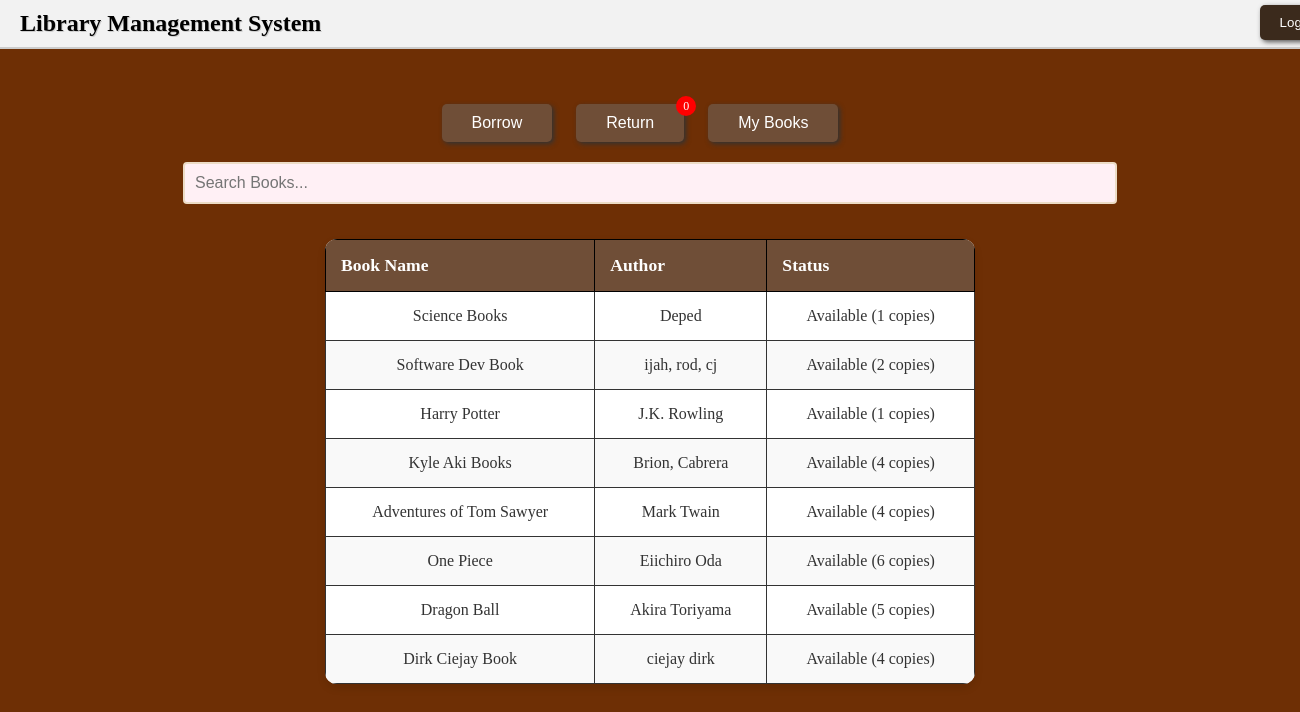
The page /member/homepage (signed in) on the database its author committed.
### website/models.py (models this page shows, shortened)
class Book(db.Model):
    id = db.Column(db.Integer, primary_key=True)
    title = db.Column(db.String(255), nullable=False)
    author = db.Column(db.String(255), nullable=False)
    isbn = db.Column(db.String(20), unique=True, nullable=False)
    available_copies = db.Column(db.Integer, default=1)

### website/views.py (the view)
@views.route('/member/homepage')
@login_required
def member_homepage():
    books = Book.query.all()
    borrowed_books = BorrowRecord.query.filter_by(user_id=current_user.id, returned=False).all()
    borrowed_count = len(borrowed_books)
    return render_template('member_home.html', books=books, borrowed_books=borrowed_books, borrowed_count=borrowed_count)

### website/__init__.py (called while the page is built)
def create_app():
    app = Flask(__name__)
    app.config["SECRET_KEY"] = 'aobwduiao'
    app.config['SQLALCHEMY_DATABASE_URI'] = f'sqlite:///library.db'
    db.init_app(app)
    migrate.init_app(app, db)
    bcrypt.init_app(app)
    login_manager.init_app(app)
    @login_manager.user_loader
    def load_user(user_id):
        return User.query.get(int(user_id))
    from .auth import auth
    app.register_blueprint(auth)
    from .views import views
    app.register_blueprint(views)
    with app.app_context():
        try:
            with db.engine.connect() as connection:
                connection.execute(text("SELECT 1"))
            print("Database connection successful!")
        except Exception as e:
            print(f"Database connection failed: {e}")
    create_database(app)
    return app

### website/templates/member_home.html (shortened to what this page needs)
{% extends "base.html" %}
{% block content %}
  <div class="container-member">
    <div class="header2">
      <h1>Library Management System</h1>
    </div>
    <button class="logout-btns" onclick="popLogout()">Logout</button>
    <div class="actions">
      <button class="action-btn" onclick="showBorrowBooks()">Borrow</button>
      <div class="button-container">
        <button class="action-btn" onclick="popReturn()">Return</button>
        <span class="badge" id="borrowBadge">{{ borrowed_count }}</span>
      </div>
      <button class="action-btn" onclick="showMyBooks()">My Books</button>
    </div>
    <div class="search-bar-member" style="margin-top: 20px;">
      <input type="text" id="searchInput" placeholder="Search Books..." onkeyup="searchBooks()">
    </div>
    <div class="table-member">
      <table>
        <thead>
          <tr>
            <th>Book Name</th>
            <th>Author</th>
            <th>Status</th>
          </tr>
        </thead>
        <tbody>
          {% for book in books %}
          <tr>
            <td>{{ book.title }}</td>
            <td>{{ book.author }}</td>
            <td>
              {% if book.available_copies > 0 %}
                Available ({{ book.available_copies }} copies)
              {% else %}
                Not Available
              {% endif %}
            </td>
          </tr>
          {% endfor %}
        </tbody>
      </table>
    </div>
  </div>
{% endblock %}

### website/static/style.css (style rules this page uses)
body { margin: 0; padding: 0; font-family: 'Georgia', cursive; background-attachment: fixed; background-color: #6e2f05; background-image: url('https://www.transparenttextures.com/patterns/wood-pattern.png'); text-align: center; }
.search-bar-member input { width: 70%; padding: 10px; margin-bottom: 15px; border: 2px solid #ecdcc6; background: #fff0f5; border-radius: 4px; font-size: 1rem; }
.table1 table, th, td { border: 1px solid #000; }
.table1 th, td { padding: 10px; text-align: center; }
.table table, th, td { border: 1px solid #000; }
.table th, td { padding: 10px; text-align: center; }
.table2 table, th, td { border: 1px solid #000; }
.table2 th, td { padding: 10px; text-align: center; }
.table3 table, th, td { border: 1px solid #000; }
.table3 th, td { padding: 10px; text-align: center; }
.table4 table, th, td { border: 1px solid #000; }
.table4 th, td { padding: 10px; text-align: center; }
.header2 { background-color: #f2f2f2; padding: 10px 20px; display: flex; justify-content: space-between; align-items: center; border-bottom: 2px solid #ccc; }
.header2 h1 { margin: 0; font-size: 24px; color: #000; text-shadow: 1px 1px #ccc; }
.logout-btns { position: relative; top: -44px; left: 650px; background-color: #3b2a1c; color: white; border: none; padding: 10px 20px; box-shadow: 2px 2px 5px #555; cursor: pointer; border-radius: 5px; }
.actions { text-align: center; margin: 20px 0; }
.action-btn { background-color: #6f4e37; color: white; padding: 10px 30px; margin-right: 20px; border: none; cursor: pointer; font-size: 16px; border-radius: 5px; box-shadow: 2px 2px 5px #333; }
.table th, td { border: 1px solid #333; padding: 10px; text-align: center; }
.table-member table { margin: auto; width: 50%; border-collapse: collapse; background-color: #fff; border-radius: 12px; overflow: hidden; box-shadow: 0 4px 8px rgba(0,0,0,0.1); margin-top: 20px; }
.table-member thead { background-color: #6f4e37; color: white; }
.table-member thead th { padding: 15px; text-align: left; font-size: 1.1rem; }
.table-member tbody tr { border-bottom: 1px solid #ddd; }
.table-member tbody tr:nth-child(even) { background-color: #f9f9f9; }
.table-member tbody td { padding: 15px; font-size: 1rem; color: #333; }
.button-container { position: relative; display: inline-block; }
.badge { position: absolute; top: -0.5rem; right: 0.5rem; width: 20px; height: 20px; background-color: red; color: white; border-radius: 50%; font-size: 0.75em; display: flex; justify-content: center; align-items: center; pointer-events: none; }

### rows shown on the page
Book: title "Science Books", author "Deped", available_copies "1"
Book: title "Software Dev Book", author "ijah, rod, cj", available_copies "2"
Book: title "Harry Potter", author "J.K. Rowling", available_copies "1"
Book: title "Kyle Aki Books", author "Brion, Cabrera", available_copies "4"
Book: title "Adventures of Tom Sawyer", author "Mark Twain", available_copies "4"
Book: title "One Piece", author "Eiichiro Oda", available_copies "6"
Book: title "Dragon Ball", author "Akira Toriyama", available_copies "5"
Book: title "Dirk Ciejay Book", author "ciejay dirk", available_copies "4"

### other values the page prints
{{ borrowed_count }} "0"
